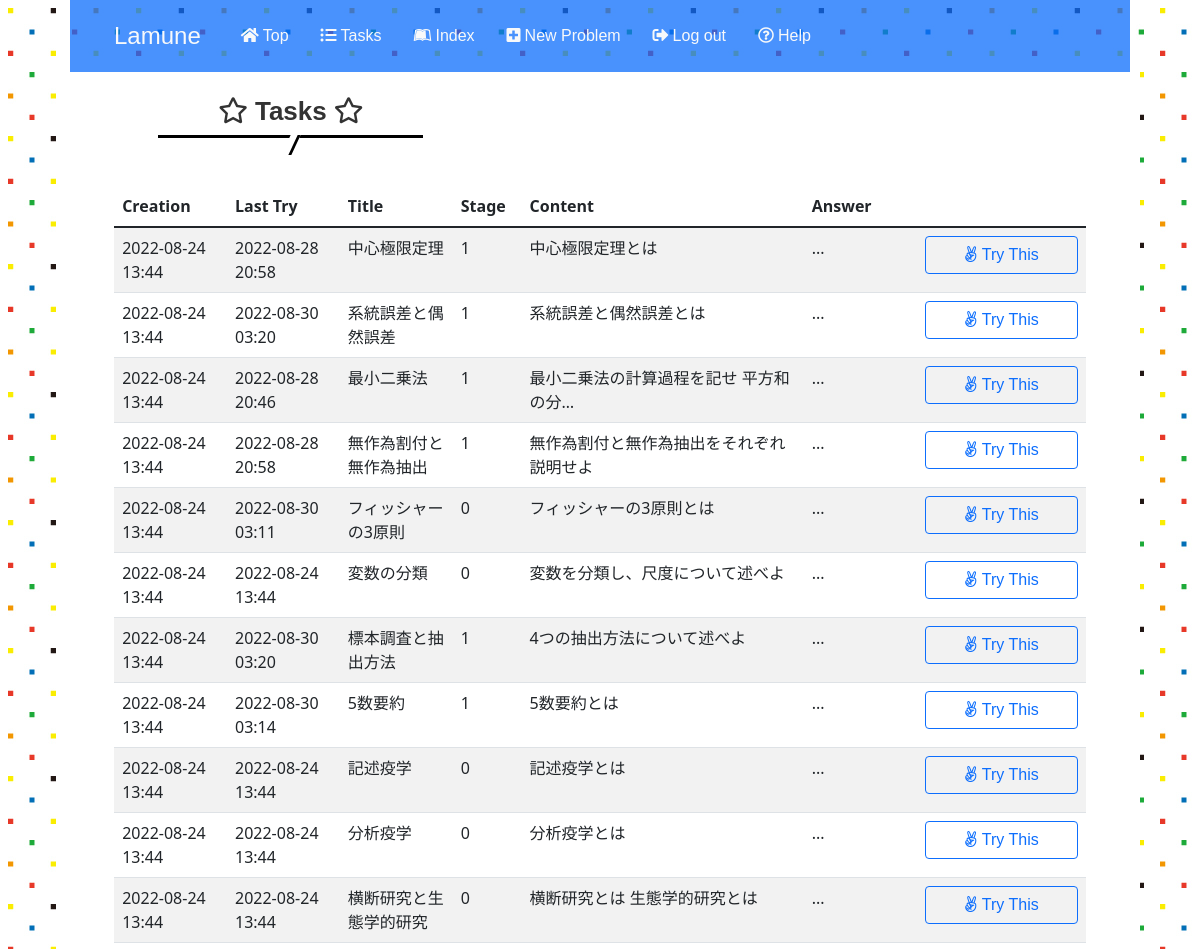
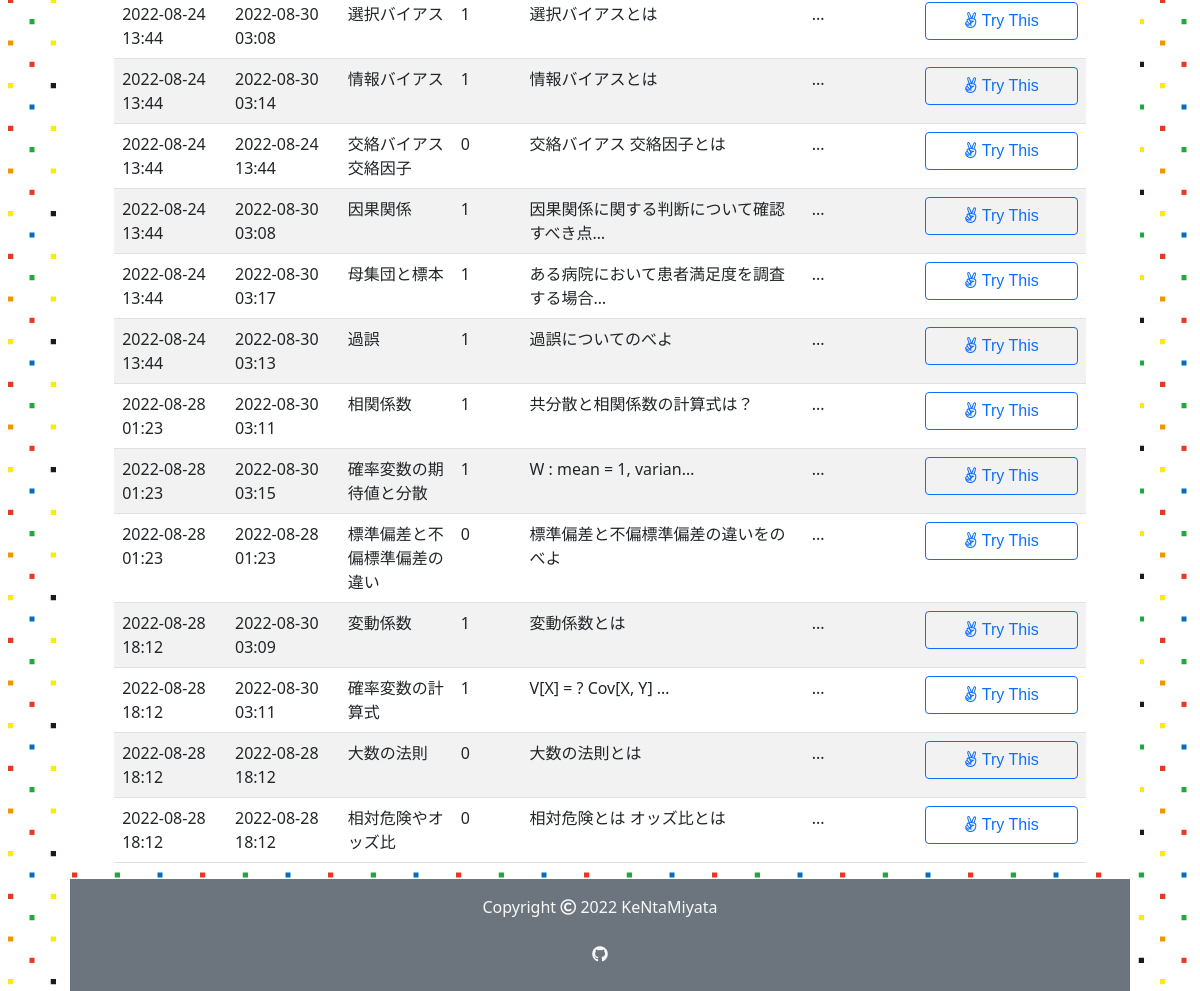
Screenshot of /3/tasks (signed in) with the database file from the repository (2 pictures, top to bottom).
### app.py (models this page shows)
class Problem(db.Model):
    id = db.Column(db.Integer, primary_key=True)
    user_id = db.Column(db.Integer, db.ForeignKey('user.id'), nullable=False)
    title = db.Column(db.String(50), nullable=False)
    body = db.Column(db.String(500), nullable=False)
    answer = db.Column(db.String(500), nullable=False)
    stage = db.Column(db.Integer, default=0)
    last_time = db.Column(db.DateTime, nullable=False,
                          default=datetime.datetime.now(pytz.timezone('Asia/Tokyo')))
    created_at = db.Column(db.DateTime, nullable=False,
                           default=datetime.datetime.now(pytz.timezone('Asia/Tokyo')))
    solved_history = db.Column(db.String)

### app.py (the view)
@app.route("/<int:user_id>/tasks", methods=["GET"])
@login_required
def tasks(user_id):
    if user_id != current_user.id:
        return apology("You can't look this page! Get out!", 401)
    tasks = []
    my_problems = Problem.query.filter_by(user_id=user_id).all()
    for problem in my_problems:
        passed_time = datetime.datetime.now(pytz.timezone(
            'Asia/Tokyo')).replace(tzinfo=None) - problem.last_time
        if passed_time >= stage_list[problem.stage]:
            tasks.append(problem)
        else:
            continue
    return render_template("tasks.html", problems=tasks, user=current_user)

### app.py (called while the page is built)
@app.before_request
def before_request():
    session.permanent = True
    app.permanent_session_lifetime = datetime.timedelta(minutes=30)
    session.modified = True

@login_manager.user_loader
def load_user(user_id):
    return User.query.get(int(user_id))

### helpers.py (called while the page is built)
def show_datetime(t):
    return t.strftime('%Y-%m-%d %H:%M')

### templates/tasks.html (shortened to what this page needs)
{% extends "layout.html" %}
{% block main %}
    <div class="col-lg-3 col-md-4 col-12 offset-md-1 pt-4">
        <h2><i class="far fa-star"></i> Tasks <i class="far fa-star"></i></h2>
    </div>
    <div class="col-11 mx-auto mt-5">
        <table class="table table-striped text-start index d-none d-md-block">
            <thead>
                <tr>
                    <th style="width: 10%">Creation</th>
                    <th style="width: 10%">Last Try</th>
                    <th style="width: 10%">Title</th>
                    <th style="width: 5%">Stage</th>
                    <th style="width: 25%">Content</th>
                    <th style="width: 10%">Answer</th>
                    <th style="width: 15%"></th>
                </tr>
            </thead>
            <tbody>
                {% for problem in problems %}
                <tr data-href="/{{ user.id }}/{{ problem.id }}">
                    <td>{{ problem.created_at | show_datetime }}</td>
                    <td>{{ problem.last_time | show_datetime }}</td>
                    <td>{{ problem.title }}</td>
                    <td>{{ problem.stage }}</td>
                    <td>
                    </td>
                    <td>...</td>
                    <td><a class="btn btn-outline-primary w-100" href="/{{ user.id }}/{{ problem.id }}/trytry"><i class="fab fa-angellist"></i> Try This</a></td>
                </tr>
                {% endfor %}
            </tbody>
        </table>
    </div>
{% endblock %}

### static/stylesheet/styles.css (style rules this page uses)
* { padding: 0; margin: 0; box-sizing: border-box; }
a { text-decoration: none; }
body { width: 90%; height: 100%; margin: 0 auto; background-image: url(../images/lamune_side_back.jpg); }
h1, h2, h3, .navbar-brand, .nav-link, .btn { font-family: Chalkduster, "Bradley Hand", "Segoe Print", sans-serif; }
h2 { position: relative; padding-bottom: 0.5rem; border-bottom: 3px solid black; background-color: white; color: #333; font-weight: bold; font-size: 26px; }
h2:before { position: absolute; top: 100%; left: 50%; transform: translateX(-50%) skew(-25deg); height: 20px; width: 10px; border-right: 3px solid black; background-color: white; content: ""; }

### rows the page displays
Problem: created_at|show_datetime "2022-08-24 13:44", last_time|show_datetime "2022-08-28 20:58", title "中心極限定理", stage "1"
Problem: created_at|show_datetime "2022-08-24 13:44", last_time|show_datetime "2022-08-30 03:20", title "系統誤差と偶然誤差", stage "1"
Problem: created_at|show_datetime "2022-08-24 13:44", last_time|show_datetime "2022-08-28 20:46", title "最小二乗法", stage "1"
Problem: created_at|show_datetime "2022-08-24 13:44", last_time|show_datetime "2022-08-28 20:58", title "無作為割付と無作為抽出", stage "1"
Problem: created_at|show_datetime "2022-08-24 13:44", last_time|show_datetime "2022-08-30 03:11", title "フィッシャーの3原則", stage "0"
Problem: created_at|show_datetime "2022-08-24 13:44", last_time|show_datetime "2022-08-24 13:44", title "変数の分類", stage "0"
Problem: created_at|show_datetime "2022-08-24 13:44", last_time|show_datetime "2022-08-30 03:20", title "標本調査と抽出方法", stage "1"
Problem: created_at|show_datetime "2022-08-24 13:44", last_time|show_datetime "2022-08-30 03:14", title "5数要約", stage "1"
Problem: created_at|show_datetime "2022-08-24 13:44", last_time|show_datetime "2022-08-24 13:44", title "記述疫学", stage "0"
Problem: created_at|show_datetime "2022-08-24 13:44", last_time|show_datetime "2022-08-24 13:44", title "分析疫学", stage "0"
Problem: created_at|show_datetime "2022-08-24 13:44", last_time|show_datetime "2022-08-24 13:44", title "横断研究と生態学的研究", stage "0"
Problem: created_at|show_datetime "2022-08-24 13:44", last_time|show_datetime "2022-08-30 03:08", title "選択バイアス", stage "1"
Problem: created_at|show_datetime "2022-08-24 13:44", last_time|show_datetime "2022-08-30 03:14", title "情報バイアス", stage "1"
Problem: created_at|show_datetime "2022-08-24 13:44", last_time|show_datetime "2022-08-24 13:44", title "交絡バイアス 交絡因子", stage "0"
Problem: created_at|show_datetime "2022-08-24 13:44", last_time|show_datetime "2022-08-30 03:08", title "因果関係", stage "1"
Problem: created_at|show_datetime "2022-08-24 13:44", last_time|show_datetime "2022-08-30 03:17", title "母集団と標本", stage "1"
Problem: created_at|show_datetime "2022-08-24 13:44", last_time|show_datetime "2022-08-30 03:13", title "過誤", stage "1"
Problem: created_at|show_datetime "2022-08-28 01:23", last_time|show_datetime "2022-08-30 03:11", title "相関係数", stage "1"
Problem: created_at|show_datetime "2022-08-28 01:23", last_time|show_datetime "2022-08-30 03:15", title "確率変数の期待値と分散", stage "1"
Problem: created_at|show_datetime "2022-08-28 01:23", last_time|show_datetime "2022-08-28 01:23", title "標準偏差と不偏標準偏差の違い", stage "0"
Problem: created_at|show_datetime "2022-08-28 18:12", last_time|show_datetime "2022-08-30 03:09", title "変動係数", stage "1"
Problem: created_at|show_datetime "2022-08-28 18:12", last_time|show_datetime "2022-08-30 03:11", title "確率変数の計算式", stage "1"
Problem: created_at|show_datetime "2022-08-28 18:12", last_time|show_datetime "2022-08-28 18:12", title "大数の法則", stage "0"
Problem: created_at|show_datetime "2022-08-28 18:12", last_time|show_datetime "2022-08-28 18:12", title "相対危険やオッズ比", stage "0"
